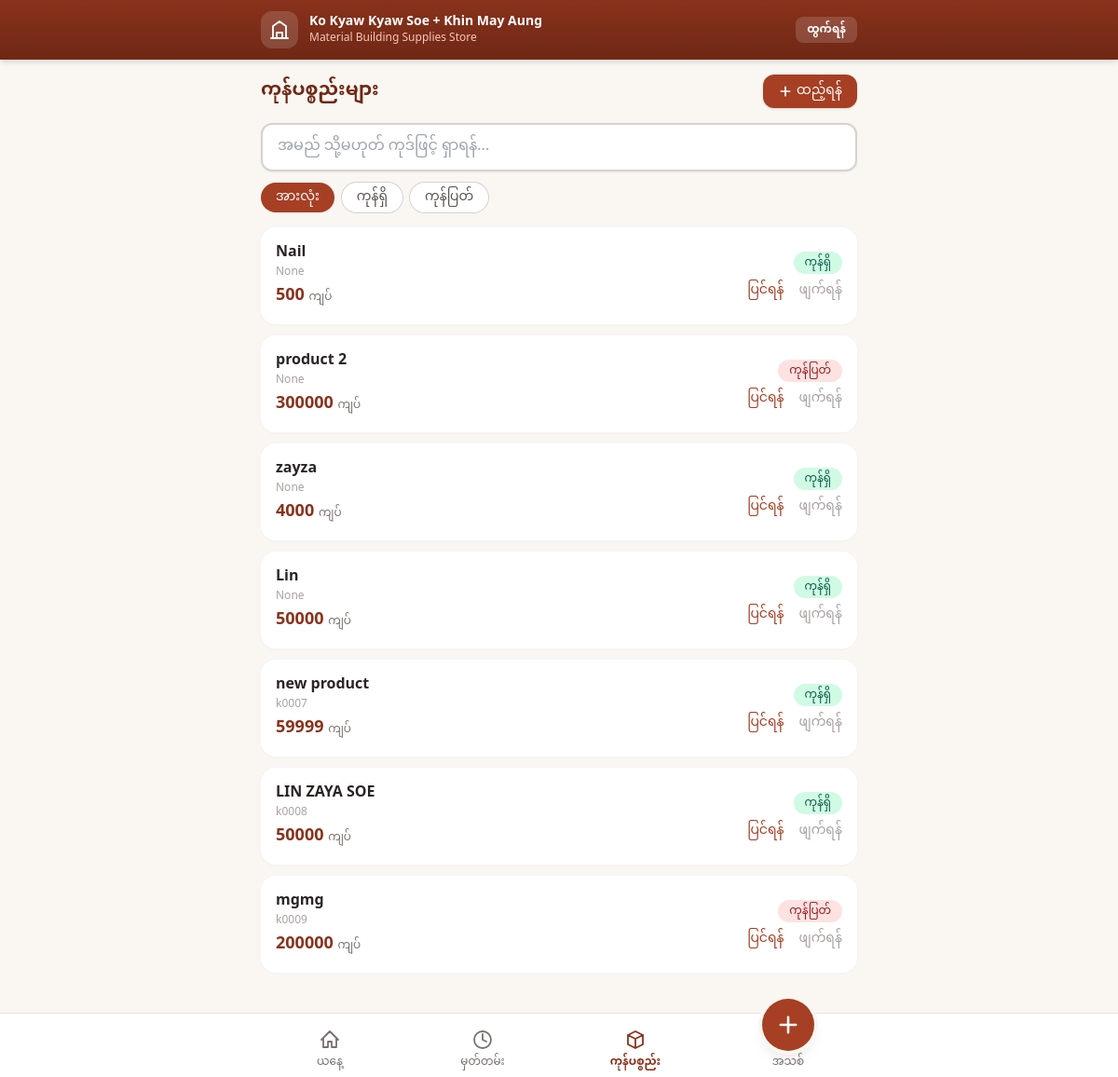
The page /products/product-view/ (signed in) on the database as committed earlier.
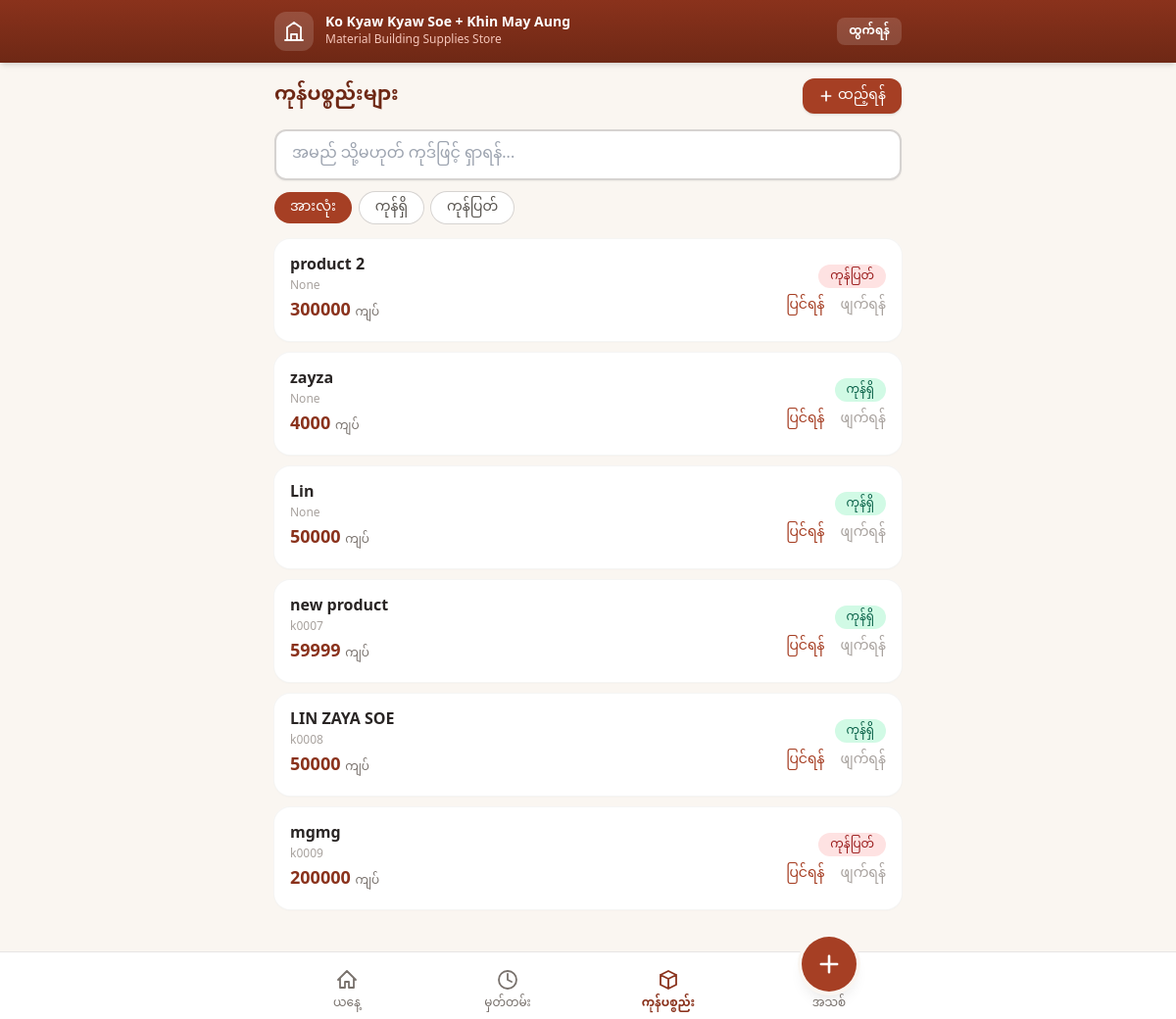
The same page on the database as committed later.
### productinfo/models.py (models this page shows, shortened)
class Product(models.Model):
  code = models.CharField(max_length=20,unique=True,null=True,blank=True)
  name = models.CharField(max_length=200)
  price = models.IntegerField()
  in_stock = models.BooleanField(default=True)
  created_at = models.DateTimeField(auto_now_add=True)

### productinfo/views.py (the view)
# urls.py: path('product-view/',views.product_view,name="product_view"),
@login_required
def product_view(request):
    search_product = request.GET.get("search","").strip()
    status = request.GET.get("status","all")
    db_product = Product.objects.all()
    if search_product:
      db_product = db_product.filter(
        Q(name__icontains=search_product) | Q(code__icontains=search_product)
      )
    if status == "in":
      db_product = db_product.filter(in_stock=True)
    elif status == "out":
      db_product = db_product.filter(in_stock=False)
    return render (request,'productinfo/product_view.html',{'search_product':search_product,'status':status,'db_product':db_product})

### productinfo/templates/productinfo/product_view.html (shortened to what this page needs)
{% extends 'productinfo/base.html' %}
{% block content %}
<div class="mb-4 flex items-center justify-between">
  <h2 class="text-xl font-bold text-brick-800">ကုန်ပစ္စည်းများ</h2>
  <a href="{% url 'product_create' %}"
     class="flex items-center gap-1 rounded-xl bg-brick-600 px-4 py-2 text-sm font-medium text-white shadow active:bg-brick-700">
    <svg class="h-4 w-4" fill="none" stroke="currentColor" stroke-width="2.5" viewBox="0 0 24 24">
      <path stroke-linecap="round" stroke-linejoin="round" d="M12 5v14M5 12h14"/>
    </svg>
    ထည့်ရန်
  </a>
</div>
<form method="get" class="mb-3">
  <input type="search" name="search" value="{{ search_product }}"
         placeholder="အမည် သို့မဟုတ် ကုဒ်ဖြင့် ရှာရန်..." autocomplete="off"
         class="w-full rounded-xl border-2 border-stone-300 bg-white px-4 py-3 shadow-sm
                focus:border-brick-500 focus:outline-none focus:ring-2 focus:ring-brick-200">
</form>
<div class="mb-4 flex gap-2">
  <a href="?search={{ search_product }}&status=all"
     class="rounded-full px-4 py-1.5 text-sm font-medium {% if status == 'all' %}bg-brick-600 text-white{% else %}bg-white text-stone-600 ring-1 ring-stone-300{% endif %}">အားလုံး</a>
  <a href="?search={{ search_product }}&status=in"
     class="rounded-full px-4 py-1.5 text-sm font-medium {% if status == 'in' %}bg-brick-600 text-white{% else %}bg-white text-stone-600 ring-1 ring-stone-300{% endif %}">ကုန်ရှိ</a>
  <a href="?search={{ search_product }}&status=out"
     class="rounded-full px-4 py-1.5 text-sm font-medium {% if status == 'out' %}bg-brick-600 text-white{% else %}bg-white text-stone-600 ring-1 ring-stone-300{% endif %}">ကုန်ပြတ်</a>
</div>
<div class="space-y-3">
  {% for p in db_product %}
  <div class="flex items-center justify-between gap-3 rounded-2xl bg-white p-4 shadow-sm ring-1 ring-stone-100">
    <div class="min-w-0">
      <h3 class="truncate font-semibold text-stone-800">{{ p.name }}</h3>
      <p class="text-xs text-stone-400">{{ p.code }}</p>
      <p class="mt-1 text-lg font-bold text-brick-700">
        {{ p.price|floatformat:0 }} <span class="text-xs font-medium text-stone-500">ကျပ်</span>
      </p>
    </div>
    <div class="flex shrink-0 flex-col items-end gap-2">
      {% if p.in_stock %}
        <span class="rounded-full bg-emerald-100 px-3 py-1 text-xs font-medium text-emerald-800">ကုန်ရှိ</span>
      {% else %}
        <span class="rounded-full bg-red-100 px-3 py-1 text-xs font-medium text-red-800">ကုန်ပြတ်</span>
      {% endif %}
      <div class="flex gap-4 text-sm font-medium">
        <a href="{% url 'product_edit' p.pk %}" class="text-brick-600">ပြင်ရန်</a>
        <a href="{% url 'product_delete' p.pk %}" class="text-stone-400">ဖျက်ရန်</a>
      </div>
    </div>
  </div>
  {% endfor %}
</div>
{% endblock %}

Rows that differ between the two databases and show on the page:
removed Product: name "Nail", code "None", price "500", in_stock "ကုန်ရှိ"
